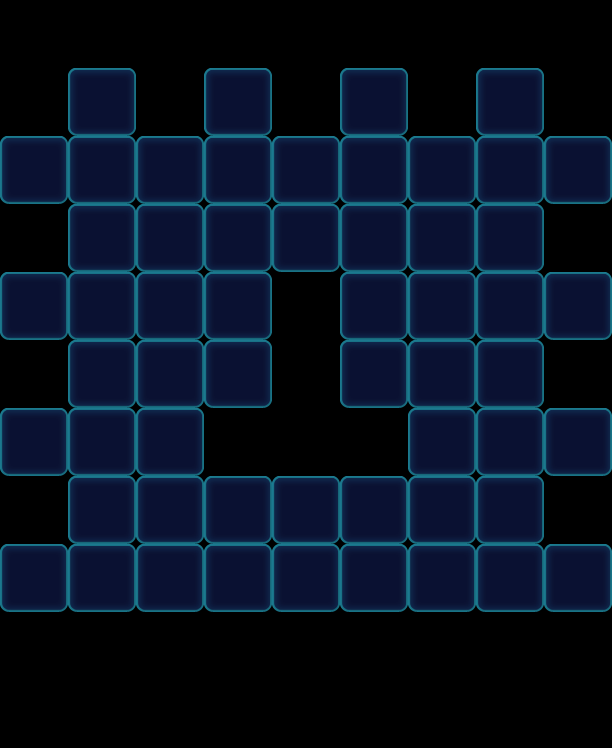

The image is a tile-based game level rendered from a .tmx file. Its description and source (layers, tilesets, objects; grid data summarised) follow:
An orthogonal 9x11 tile map with 68x68 px tiles, 1 tile layer (Valid), 2 tilesets and 112 objects (56x Floor, 18x Factory_Normal, 14x Stone, 8x Monster, 8x Lock, ...).

<map version="1.0" orientation="orthogonal" width="9" height="11" tilewidth="68" tileheight="68">
 <tileset firstgid="1" name="game_grid1" tilewidth="68" tileheight="68">
  <image source="game_grid1.png" width="68" height="68" />
 </tileset>
 <tileset firstgid="2" name="map" tilewidth="68" tileheight="68">
  <image source="map.png" width="1024" height="1024" />
 </tileset>
 <layer name="Valid" width="9" height="11">
  <data>[99 cells, 56 non-empty, 1 distinct tile ids]</data>
 </layer>
 <objectgroup name="BottomObj" width="9" height="11">
  <object type="Floor" gid="33" x="68" y="136">
   <properties>
    <property name="Layers" value="2" />
   </properties>
  </object>
  <object type="Floor" gid="33" x="204" y="136">
   <properties>
    <property name="Layers" value="2" />
   </properties>
  </object>
  <object type="Floor" gid="33" x="476" y="136">
   <properties>
    <property name="Layers" value="2" />
   </properties>
  </object>
  <object type="Floor" gid="33" x="340" y="136">
   <properties>
    <property name="Layers" value="2" />
   </properties>
  </object>
  <object type="Floor" gid="33" x="0" y="204">
   <properties>
    <property name="Layers" value="2" />
   </properties>
  </object>
  <object type="Floor" gid="33" x="0" y="340">
   <properties>
    <property name="Layers" value="2" />
   </properties>
  </object>
  <object type="Floor" gid="33" x="0" y="476">
   <properties>
    <property name="Layers" value="2" />
   </properties>
  </object>
  <object type="Floor" gid="33" x="0" y="612">
   <properties>
    <property name="Layers" value="2" />
   </properties>
  </object>
  <object type="Floor" gid="33" x="544" y="204">
   <properties>
    <property name="Layers" value="2" />
   </properties>
  </object>
  <object type="Floor" gid="33" x="544" y="340">
   <properties>
    <property name="Layers" value="2" />
   </properties>
  </object>
  <object type="Floor" gid="33" x="544" y="476">
   <properties>
    <property name="Layers" value="2" />
   </properties>
  </object>
  <object type="Floor" gid="33" x="544" y="612">
   <properties>
    <property name="Layers" value="2" />
   </properties>
  </object>
  <object type="Floor" gid="33" x="68" y="204">
   <properties>
    <property name="Layers" value="2" />
   </properties>
  </object>
  <object type="Floor" gid="33" x="136" y="204">
   <properties>
    <property name="Layers" value="2" />
   </properties>
  </object>
  <object type="Floor" gid="33" x="204" y="204">
   <properties>
    <property name="Layers" value="2" />
   </properties>
  </object>
  <object type="Floor" gid="33" x="272" y="204">
   <properties>
    <property name="Layers" value="2" />
   </properties>
  </object>
  <object type="Floor" gid="33" x="340" y="204">
   <properties>
    <property name="Layers" value="2" />
   </properties>
  </object>
  <object type="Floor" gid="33" x="408" y="204">
   <properties>
    <property name="Layers" value="2" />
   </properties>
  </object>
  <object type="Floor" gid="33" x="476" y="204">
   <properties>
    <property name="Layers" value="2" />
   </properties>
  </object>
  <object type="Floor" gid="33" x="408" y="272">
   <properties>
    <property name="Layers" value="2" />
   </properties>
  </object>
  <object type="Floor" gid="33" x="68" y="272">
   <properties>
    <property name="Layers" value="2" />
   </properties>
  </object>
  <object type="Floor" gid="33" x="476" y="272">
   <properties>
    <property name="Layers" value="2" />
   </properties>
  </object>
  <object type="Floor" gid="33" x="136" y="272">
   <properties>
    <property name="Layers" value="2" />
   </properties>
  </object>
  <object type="Floor" gid="33" x="204" y="272">
   <properties>
    <property name="Layers" value="2" />
   </properties>
  </object>
  <object type="Floor" gid="33" x="272" y="272">
   <properties>
    <property name="Layers" value="2" />
   </properties>
  </object>
  <object type="Floor" gid="33" x="340" y="272">
   <properties>
    <property name="Layers" value="2" />
   </properties>
  </object>
  <object type="Floor" gid="33" x="408" y="612">
   <properties>
    <property name="Layers" value="2" />
   </properties>
  </object>
  <object type="Floor" gid="33" x="68" y="612">
   <properties>
    <property name="Layers" value="2" />
   </properties>
  </object>
  <object type="Floor" gid="33" x="476" y="612">
   <properties>
    <property name="Layers" value="2" />
   </properties>
  </object>
  <object type="Floor" gid="33" x="136" y="612">
   <properties>
    <property name="Layers" value="2" />
   </properties>
  </object>
  <object type="Floor" gid="33" x="204" y="612">
   <properties>
    <property name="Layers" value="2" />
   </properties>
  </object>
  <object type="Floor" gid="33" x="272" y="612">
   <properties>
    <property name="Layers" value="2" />
   </properties>
  </object>
  <object type="Floor" gid="33" x="340" y="612">
   <properties>
    <property name="Layers" value="2" />
   </properties>
  </object>
  <object type="Floor" gid="33" x="408" y="544">
   <properties>
    <property name="Layers" value="2" />
   </properties>
  </object>
  <object type="Floor" gid="33" x="68" y="544">
   <properties>
    <property name="Layers" value="2" />
   </properties>
  </object>
  <object type="Floor" gid="33" x="476" y="544">
   <properties>
    <property name="Layers" value="2" />
   </properties>
  </object>
  <object type="Floor" gid="33" x="136" y="544">
   <properties>
    <property name="Layers" value="2" />
   </properties>
  </object>
  <object type="Floor" gid="33" x="204" y="544">
   <properties>
    <property name="Layers" value="2" />
   </properties>
  </object>
  <object type="Floor" gid="33" x="272" y="544">
   <properties>
    <property name="Layers" value="2" />
   </properties>
  </object>
  <object type="Floor" gid="33" x="340" y="544">
   <properties>
    <property name="Layers" value="2" />
   </properties>
  </object>
  <object type="Floor" gid="33" x="68" y="476">
   <properties>
    <property name="Layers" value="2" />
   </properties>
  </object>
  <object type="Floor" gid="33" x="136" y="476">
   <properties>
    <property name="Layers" value="2" />
   </properties>
  </object>
  <object type="Floor" gid="33" x="408" y="476">
   <properties>
    <property name="Layers" value="2" />
   </properties>
  </object>
  <object type="Floor" gid="33" x="476" y="476">
   <properties>
    <property name="Layers" value="2" />
   </properties>
  </object>
  <object type="Floor" gid="33" x="136" y="408">
   <properties>
    <property name="Layers" value="2" />
   </properties>
  </object>
  <object type="Floor" gid="33" x="204" y="408">
   <properties>
    <property name="Layers" value="2" />
   </properties>
  </object>
  <object type="Floor" gid="33" x="68" y="408">
   <properties>
    <property name="Layers" value="2" />
   </properties>
  </object>
  <object type="Floor" gid="33" x="136" y="340">
   <properties>
    <property name="Layers" value="2" />
   </properties>
  </object>
  <object type="Floor" gid="33" x="204" y="340">
   <properties>
    <property name="Layers" value="2" />
   </properties>
  </object>
  <object type="Floor" gid="33" x="68" y="340">
   <properties>
    <property name="Layers" value="2" />
   </properties>
  </object>
  <object type="Floor" gid="33" x="340" y="340">
   <properties>
    <property name="Layers" value="2" />
   </properties>
  </object>
  <object type="Floor" gid="33" x="476" y="408">
   <properties>
    <property name="Layers" value="2" />
   </properties>
  </object>
  </objectgroup>
 <objectgroup name="MiddleObj" width="9" height="11">
  <!-- 8 objects omitted --></objectgroup>
 <objectgroup color="#000000" name="TopObj" width="9" height="11">
  <!-- 44 objects omitted --></objectgroup>
 <objectgroup color="#00ff00" name="CeilObj" width="9" height="11">
  <!-- 4 objects omitted --></objectgroup>
</map>
<!-- 60 of 112 objects omitted -->
